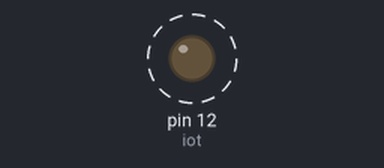
Simulated run of this sketch. Board: Arduino Uno, built with avr-gcc and run on an emulated ATmega328P. Shown: output pins drawn as LEDs (lit = HIGH). Dashed ring = blinking.

Above: at 0.2 s.
Timing chart, 0 to 3.0 s (numbered marks = the images above):
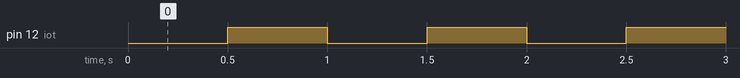

Measured:
- by itself, pin 12 (iot): alternates HIGH for 0.50 s and LOW for 0.50 s

The sketch:

While.ino
```cpp
int iot = 12;

void setup() {
  pinMode(iot,OUTPUT);
  digitalWrite(iot,HIGH);

}

void loop() {
  int x = 10;
  while(x >= 0){
    digitalWrite(iot,LOW);
    delay(500);
    digitalWrite(iot,HIGH);
    delay(500);
    x--;

    }
  }
```
